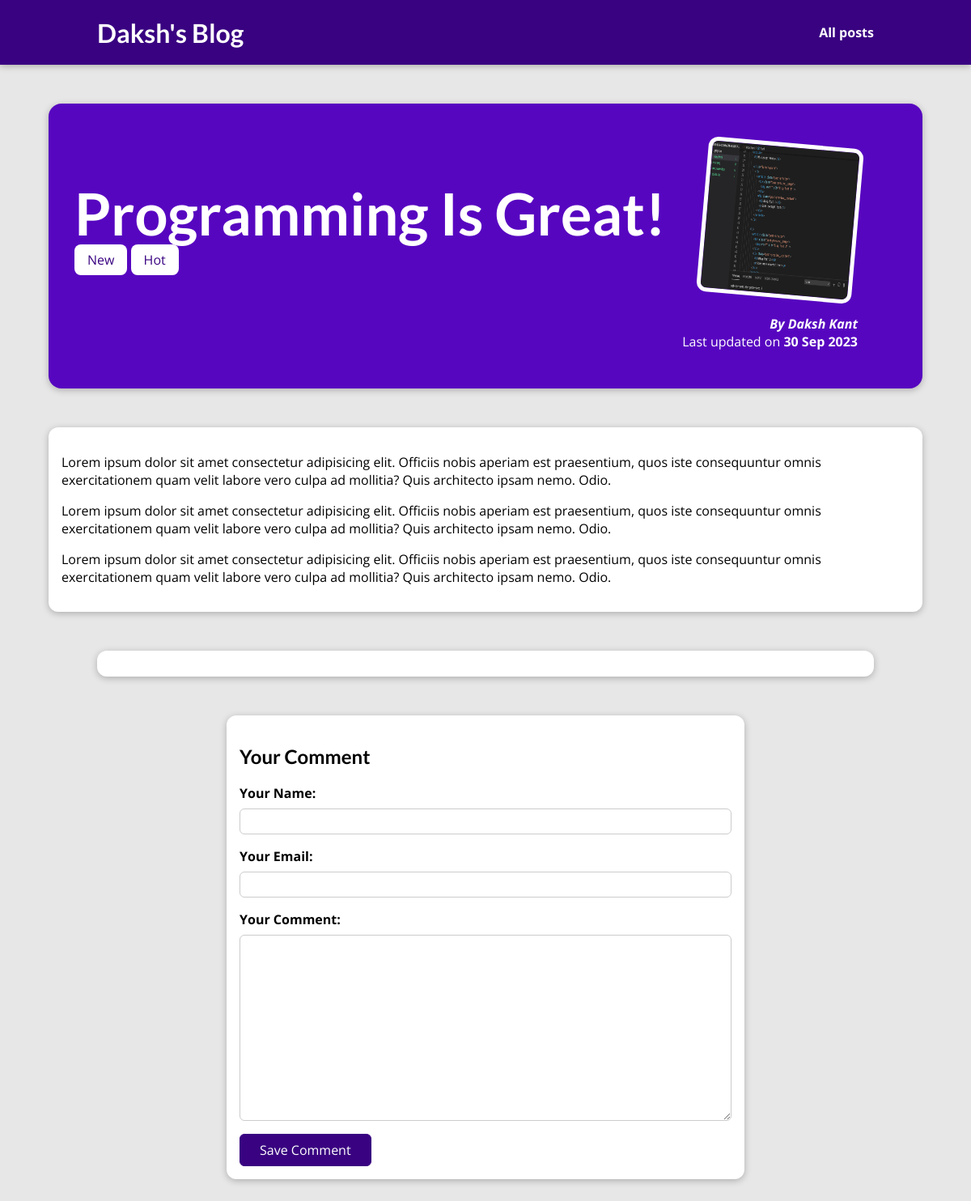
The app's page /posts/programming-is-fun, older data.
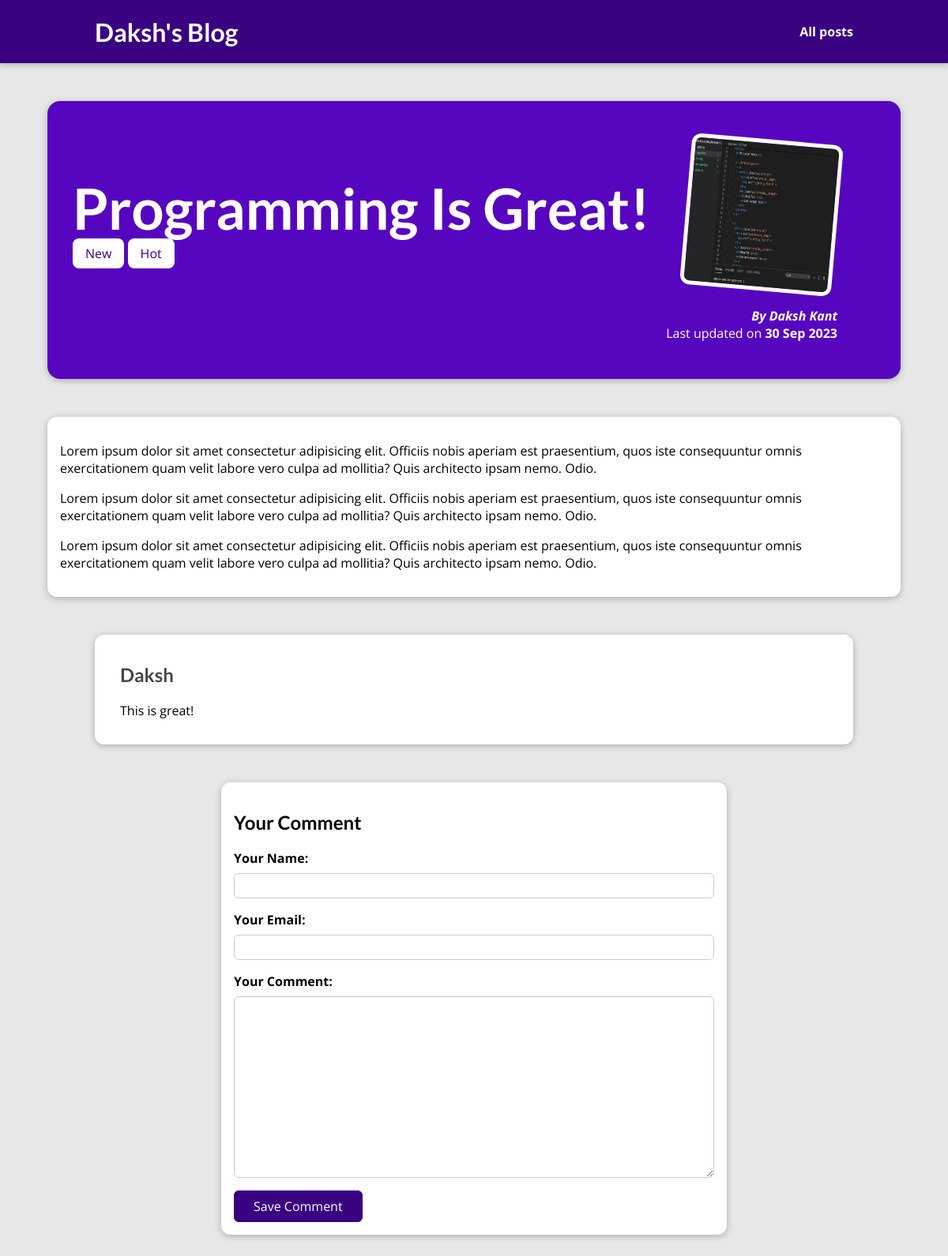
The same page, newer data.
### blog/models.py (models this page shows, shortened)
class Post(models.Model):
    title = models.CharField(max_length=150)
    date = models.DateField(auto_now=True)
    author = models.ForeignKey(Author, null=True, on_delete=models.SET_NULL, related_name="posts")
    excerpt = models.CharField(max_length=200)
    image = models.ImageField(upload_to="posts", null=True)
    content = models.TextField(validators=[MinLengthValidator(10)])
    slug = models.SlugField(unique=True, db_index=True)
    tags = models.ManyToManyField(Tag)

class Tag(models.Model):
    caption = models.CharField(max_length=20)

class Author(models.Model):
    first_name = models.CharField(max_length=100)
    last_name = models.CharField(max_length=100)
    email = models.EmailField()
    def __str__(self):
        return f"{self.first_name} {self.last_name}"

class Comment(models.Model):
    user_name = models.CharField(max_length=120)
    user_email = models.EmailField()
    text = models.TextField(max_length=400)
    post = models.ForeignKey(Post, on_delete=models.CASCADE, related_name="comments")

### blog/views.py (the view, shortened to what this page needs)
# urls.py: path("posts/<slug:slug>", views.SinglePostView.as_view(), name="post-detail-page")
class SinglePostView(View):
    def get(self, request, slug):
        post = Post.objects.get(slug=slug)
        return render(request, "blog/post_details.html", {
            "post": post,
            "tags": post.tags.all(),
            "comment_form": CommentForm(),
            "comments": post.comments.all().order_by("-id")
        })

### blog/forms.py
class CommentForm(forms.ModelForm):
    class Meta:
        model = Comment
        exclude = ["post"]
        labels = {
            "user_name": "Your Name",
            "user_email": "Your Email",
            "text": "Your Comment"
        }

### blog/templates/blog/post_details.html (shortened to what this page needs)
{% extends "base.html" %}
{% load static %}
{% block css_files %}
    <link rel="stylesheet" href="{% static "blog/post_details.css" %}">
{% endblock %}
{% block content %}
    <section id="summary">
        <h2>{{post.title}}</h2>
        <div id="alert">
            {% for tag in tags %}
                <span class="tag">{{ tag.caption }}</span>
            {% endfor %%}
        </div>
        <article>
            <img src="{{ post.image.url }}" alt="{{post.title}}"/>
            <address>By <a href="mailto:{{ post.author.email }}">{{post.author}}</a></address>
            <div>
                Last updated on <time>{{post.date|date:"d M Y"}}</time>
            </div>
        </article>
    </section>
    <main>
        {{post.content|linebreaks}}
    </main>
    <section id="comments">
        <ul>
            {% for comment in comments %}
                <li>
                    <h2> {{ comment.user_name }} </h2>
                    <p>{{ comment.text|linebreaks }}</p>
                </li>
            {% endfor %}
        </ul>
    </section>
    <section id="comment-form">
        <h2>Your Comment</h2>
        <form action="{% url "post-detail-page" post.slug %}" method="POST">
            {% for form_field in comment_form %}
                <div class="form-control {% if form_field.errors %}invalid{% endif %}">
                    {{ form_field.label_tag }}
                    {{ form_field }}
                </div>
            {% endfor %}
            <button>Save Comment</button>
        </form>
    </section>
{% endblock %}

### templates/base.html (shortened to what this page needs)
{% load static %}
<!DOCTYPE html>
<html lang="en">
<head>
    {% block css_files %}{% endblock %}
    <link rel="stylesheet" href={% static "app.css" %}>
</head>
<body>
    <header id="main-navigation">
        <h1><a href="{% url "starting-page" %}">Daksh's Blog</a></h1>
        <nav>
            <a href="{% url "posts-page" %}">All posts</a>
        </nav>
    </header>
    {% block content %}
    {% endblock %}
</body>
</html>

### blog/static/blog/post_details.css (style rules this page uses)
body { background-color: #e7e7e7; }
#main-navigation { background-color: #390281; box-shadow: 0 2px 8px rgba(0, 0, 0, 0.25); }
#summary { margin: 8rem auto 3rem auto; padding: 2rem; width: 90%; max-width: 90rem; border-radius: 16px; background-color: #5706c0; position: relative; box-shadow: 0 2px 8px rgba(0, 0, 0, 0.25); height: 22rem; }
#summary h2 { color: white; font-size: 4.5rem; margin-bottom: 0.25rem; }
#summary article { position: absolute; top: 2rem; right: 3rem; padding: 1rem 2rem; border-radius: 12px; text-align: right; color: white; }
#summary article img { width: 12rem; height: 12rem; border-radius: 12px; transform: rotateZ(5deg); border: 5px solid white; margin-bottom: 1rem; }
#summary address { font-weight: bold; }
#summary a { color: white; text-decoration: none; }
#summary time { font-weight: bold; }
main { width: 90%; max-width: 90rem; margin: 3rem auto; background-color: white; padding: 1rem; border-radius: 12px; box-shadow: 0 2px 8px rgba(0, 0, 0, 0.25); }
.tag { background-color: white; color: #390281; padding: 0.5rem 1rem; border-radius: 8px; }
#comment-form { margin: 3rem auto; width: 90%; max-width: 40rem; border-radius: 12px; background-color: white; box-shadow: 0 2px 8px rgba(0, 0, 0, 0.25); padding: 1rem; }
#comment-form button { font: inherit; background-color: #390281; color: white; border: 1px solid #390281; padding: 0.5rem 1.5rem; border-radius: 6px; cursor: pointer; }
.form-control { margin-bottom: 1rem; }
.form-control label { font-weight: bold; margin-bottom: 0.5rem; display: block; }
.form-control input, .form-control textarea { display: block; width: 100%; font: inherit; padding: 0.25rem; border-radius: 6px; border: 1px solid #ccc; }
#comments { margin: 3rem auto; width: 90%; max-width: 60rem; border-radius: 12px; background-color: white; box-shadow: 0 2px 8px rgba(0, 0, 0, 0.25); padding: 1rem 2rem; }
#comments ul { list-style: none; margin: 0; padding: 0; }
#comments li { margin-bottom: 1rem; border-bottom: 2px solid #ccc; }
#comments li:last-of-type { border-bottom: none; }
#comments h2 { color: #464646; }

### static/app.css (style rules this page uses)
* { box-sizing: border-box; }
html { font-family: 'Open Sans', 'Lato', sans-serif; }
body { margin: 0; }
h1, h2, h3 { font-family: 'Lato', sans-serif; font-weight: bold; }
#main-navigation { width: 100%; height: 5rem; display: flex; justify-content: space-between; align-items: center; padding: 0 10%; position: absolute; top: 0; left: 0; }
#main-navigation a { text-decoration: none; color: white; font-weight: bold; }

Row changes from the older to the newer data that the page shows:
added Comment: user_name "Daksh", text "This is great!"
